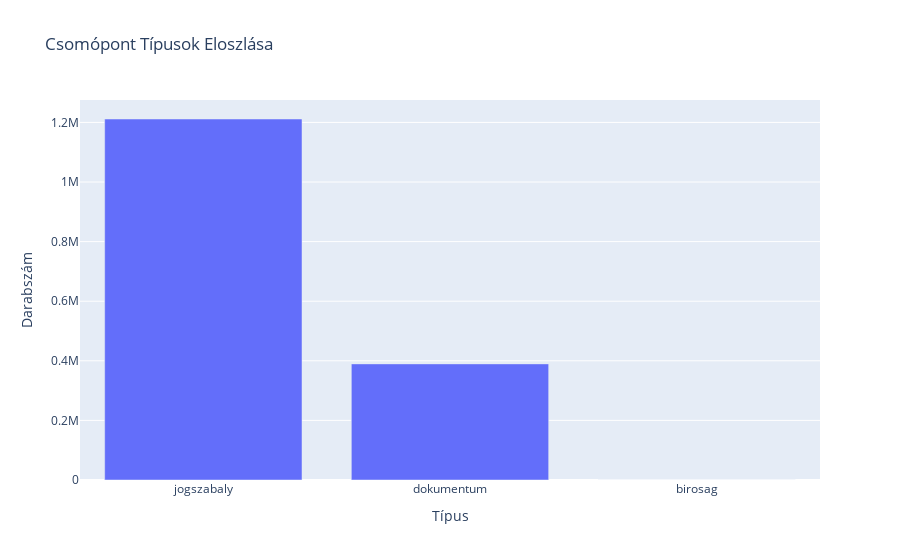

The cell this chart's notebook holds for it:
### Markdown cell above
## Csomópont Típusok Elemzése
Megszámoljuk a különböző típusú csomópontokat (pl. dokumentum, bíróság, jogszabály).

### Code cell
if G is not None:
    node_types = nx.get_node_attributes(G, 'type')
    type_counts = pd.Series(node_types).value_counts()
    
    print('Csomópont típusok eloszlása:')
    print(type_counts)
    
    # Oszlopdiagram a típusokról - dict_values helyett listát használunk
    fig = px.bar(type_counts, x=type_counts.index.tolist(), y=type_counts.values.tolist(), labels={'x':'Típus', 'y':'Darabszám'}, title='Csomópont Típusok Eloszlása')
    
    fig.show()
else:
    print('A gráf nincs betöltve.')

### Figure 1 — Plotly figure (JSON) as saved in the notebook; plotly's stock layout.template omitted (floating-point values rounded to 4 significant figures)
{"data": [{"hovertemplate": "Típus=%{x}<br>Darabszám=%{y}<extra></extra>", "legendgroup": "", "marker": {"color": "#636efa", "pattern": {"shape": ""}}, "name": "", "orientation": "v", "showlegend": false, "textposition": "auto", "type": "bar", "x": ["jogszabaly", "dokumentum", "birosag"], "xaxis": "x", "y": [1211494, 389687, 163], "yaxis": "y"}], "layout": {"barmode": "relative", "legend": {"tracegroupgap": 0}, "title": {"text": "Csomópont Típusok Eloszlása"}, "xaxis": {"anchor": "y", "domain": [0, 1], "title": {"text": "Típus"}}, "yaxis": {"anchor": "x", "domain": [0, 1], "title": {"text": "Darabszám"}}}}
